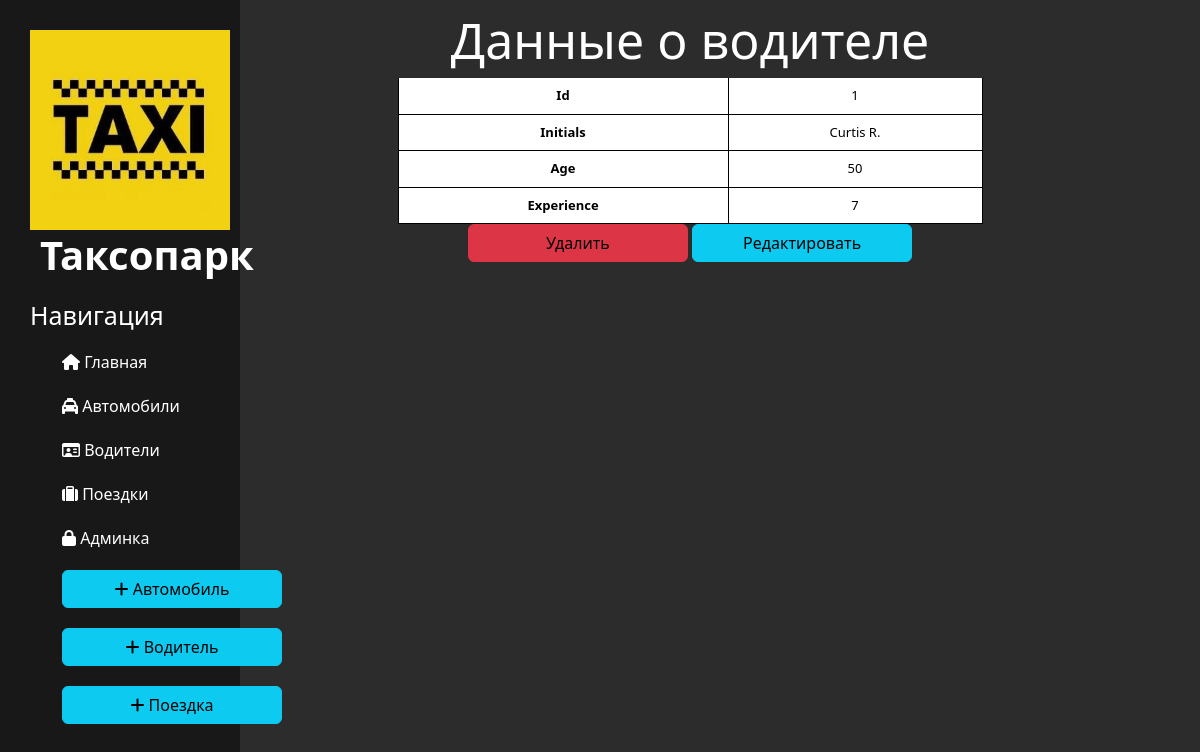
The page /data/drivers/1 on the database its author committed.
### data/models.py (models this page shows, shortened)
class Driver(Model):
    id = IntegerField(primary_key=True)
    initials = TextField()
    age = IntegerField()
    experience = IntegerField()
    class Meta:
        verbose_name = 'Водитель'
        verbose_name_plural = 'Водители'

### data/views.py (the view)
# urls.py: path('drivers/<int:pk>', views.DriverDetailView.as_view(), name='driver_details'),
class DriverDetailView(DetailView):
    model = Driver
    template_name = 'data/driver_details.html'
    context_object_name = 'driver'

### data/templates/data/driver_details.html (shortened to what this page needs)
{% extends 'main/layout.html' %}
{% block content %}
<div class="features">
    <h1>Данные о водителе</h1>
    <table class="table">
        <tbody>
            <tr>
                <td><b>Id</b></td>
                <td>{{ driver.id }}</td>
            </tr>
            <tr>
                <td><b>Initials</b></td>
                <td>{{ driver.initials }}</td>
            </tr>
            <tr>
                <td><b>Age</b></td>
                <td>{{ driver.age }}</td>
            </tr>
            <tr>
                <td><b>Experience</b></td>
                <td>{{ driver.experience }}</td>
            </tr>
        </tbody>
    </table>
    <a href="{% url 'driver_delete' driver.id %}" class="btn btn-danger">Удалить</a>
    <a href="{% url 'driver_update' driver.id %}" class="btn btn-info">Редактировать</a>
</div>
{% endblock %}

### main/static/main/css/main.css (style rules this page uses)
body { background: #2c2c2c; }
.btn-info { width: 220px; }
.btn-danger { width: 220px; color: black; }
main h1 { font-size: 50px; }
.table { font-size: 13px; text-align: center; width: 65%; margin: auto }
.table tr { border: none }
.table td { border-right: solid 1px #000; border-left: solid 1px; }

### main/templates/main/layout.html (style rules this page uses)
a { text-decoration: none; }

### rows shown on the page
Driver: id "1", initials "Curtis R.", age "50", experience "7"
